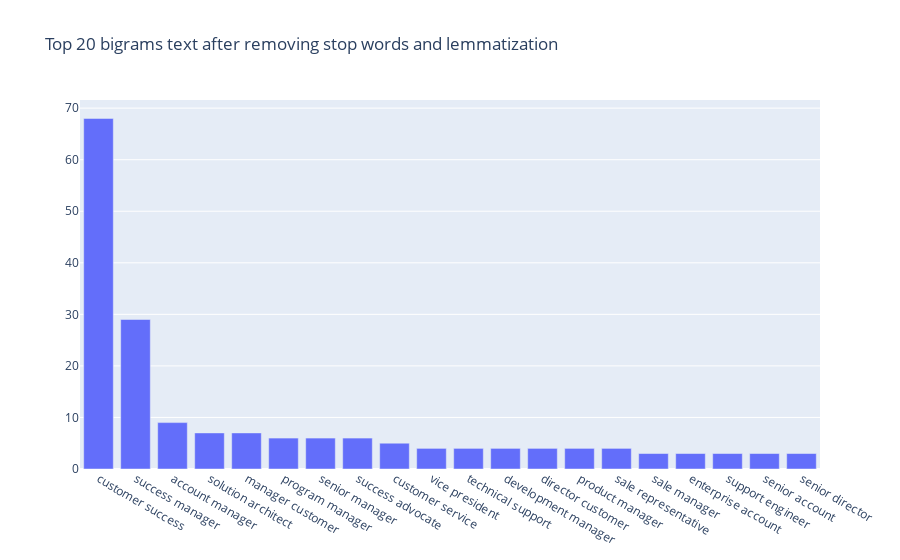

This figure's notebook cell:
### Code cell
def get_top_n_bigram(corpus, n=None):
    vec = CountVectorizer(ngram_range=(2, 2), stop_words='english').fit(corpus)
    bag_of_words = vec.transform(corpus)
    sum_words = bag_of_words.sum(axis=0) 
    words_freq = [(word, sum_words[0, idx]) for word, idx in vec.vocabulary_.items()]
    words_freq =sorted(words_freq, key = lambda x: x[1], reverse=True)
    return words_freq[:n]
common_words = get_top_n_bigram(df_clean['prev_title_1_clean'], 20)
df3 = pd.DataFrame(common_words, columns = ['bigram' , 'count'])

fig = go.Figure([go.Bar(x=df3['bigram'], y=df3['count'])])
fig.update_layout(title=go.layout.Title(text="Top 20 bigrams text after removing stop words and lemmatization"))
fig.show()

### Figure 1 — Plotly figure (JSON) as saved in the notebook; plotly's stock layout.template omitted (floating-point values rounded to 4 significant figures)
{"data": [{"type": "bar", "x": ["customer success", "success manager", "account manager", "solution architect", "manager customer", "program manager", "senior manager", "success advocate", "customer service", "vice president", "technical support", "development manager", "director customer", "product manager", "sale representative", "sale manager", "enterprise account", "support engineer", "senior account", "senior director"], "y": [68, 29, 9, 7, 7, 6, 6, 6, 5, 4, 4, 4, 4, 4, 4, 3, 3, 3, 3, 3]}], "layout": {"title": {"text": "Top 20 bigrams text after removing stop words and lemmatization"}}}
